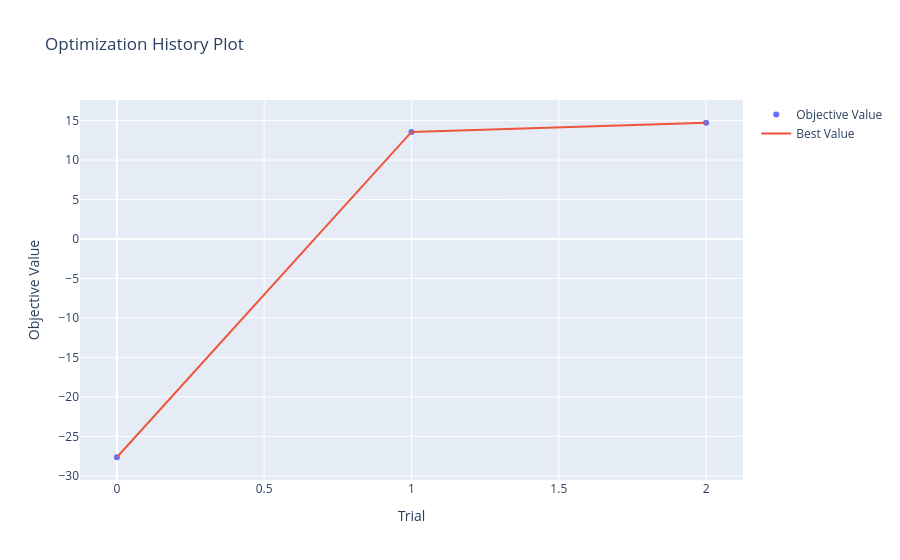

The notebook cell this image was saved under:
### Code cell
optuna.visualization.plot_optimization_history(study)

### Figure 1 — Plotly figure (JSON) as saved in the notebook; plotly's stock layout.template omitted (floating-point values rounded to 4 significant figures)
{"data": [{"mode": "markers", "name": "Objective Value", "type": "scatter", "x": [0, 1, 2], "y": [-27.65, 13.57, 14.73]}, {"mode": "lines", "name": "Best Value", "type": "scatter", "x": [0, 1, 2], "y": [-27.65, 13.57, 14.73]}, {"marker": {"color": "#cccccc"}, "mode": "markers", "name": "Infeasible Trial", "showlegend": false, "type": "scatter", "x": [], "y": []}], "layout": {"title": {"text": "Optimization History Plot"}, "xaxis": {"title": {"text": "Trial"}}, "yaxis": {"title": {"text": "Objective Value"}}}}
